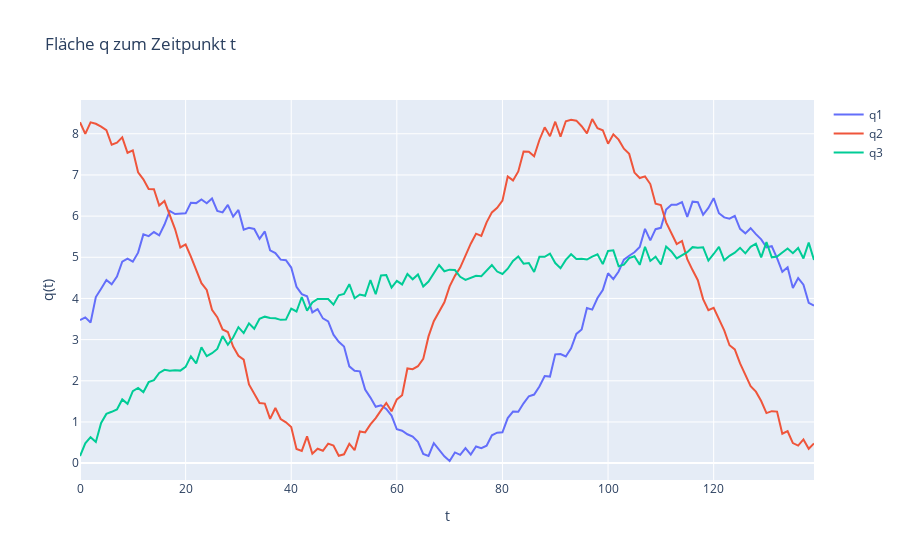

Notebook code cell kept with this figure:
### Code cell
q1 = np.array([q1_func(x) for x in t])
q2 = np.array([q2_func(x) for x in t])
q3 = np.array([q3_func(x) for x in t])
fig = go.Figure(
    data=[
        go.Scatter(x=t, y=q1, name="q1"),
        go.Scatter(x=t, y=q2, name="q2"),
        go.Scatter(x=t, y=q3, name="q3"),
    ]
)
fig.update_layout(title="Fläche q zum Zeitpunkt t", xaxis_title="t", yaxis_title="q(t)")
fig.show()

### Figure 1 — Plotly figure (JSON) as saved in the notebook; plotly's stock layout.template omitted (floating-point values rounded to 4 significant figures; data arrays with more than 128 entries replaced by an {"elided": "..."} marker saying what was removed)
{"data": [{"name": "q1", "type": "scatter", "x": {"elided": "140 int values"}, "y": {"elided": "140 float values"}}, {"name": "q2", "type": "scatter", "x": {"elided": "140 int values"}, "y": {"elided": "140 float values"}}, {"name": "q3", "type": "scatter", "x": {"elided": "140 int values"}, "y": {"elided": "140 float values"}}], "layout": {"title": {"text": "Fläche q zum Zeitpunkt t"}, "xaxis": {"title": {"text": "t"}}, "yaxis": {"title": {"text": "q(t)"}}}}
